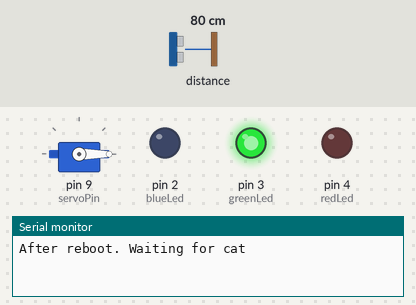
Recording of a sketch running on a simulated Arduino Uno, built with avr-gcc and run on an emulated ATmega328P. Parts: servo, output pins drawn as LEDs (lit = HIGH), the last lines printed to the serial monitor. Dashed ring = blinking. The inputs (shaded band) are chosen by the test bench; at power-on: distance to the obstacle 80 cm.

Above: at 1.2 s.
1.3 s: distance to the obstacle set to 43 cm
2.8 s: distance to the obstacle set to 37 cm
At 5.7 s:
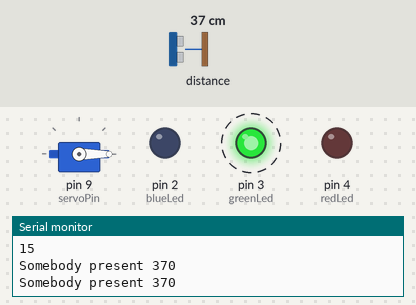
5.8 s: distance to the obstacle set to 60 cm
At 6.7 s:
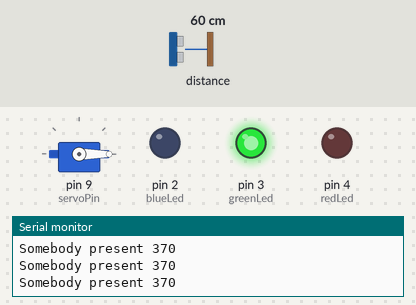
Timing chart, 0 to 8.8 s (numbered marks = the images above; inputs shaded):
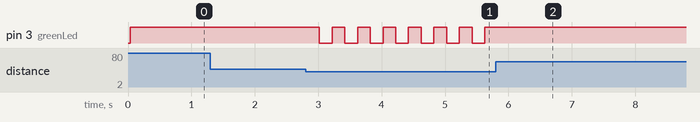

Measured:
- the behaviour switches between 41 and 40 cm on distance to the obstacle (found by bisection; images 0 and 1)
- after the input at 1.3 s, every drawn part: stays the same
- after the input at 2.8 s, pin 3 (greenLed): alternates HIGH for 0.20 s and LOW for 0.20 s, starting after 0.22 s
- after the input at 5.8 s, pin 2 (blueLed): stays LOW (without the input it goes to HIGH after 0.83 s); pin 3 (greenLed): stops changing and stays HIGH

The sketch:

ardnano_lotok.ino
```cpp
#include <Wire.h>
#include <VL53L0X.h>
#include <Servo.h>

VL53L0X sensor;
Servo servo;

int presencePlace = 400;
int maxCheckCount = 25, checkCount = 0, workCount = 0;
int timeForWC = 10000;
unsigned long previousCheckMillis = 0, previousWorkMillis = 0;
const long intervalCheck = 200, intervalWork = 200;
bool ledState = false, checkState = false, checkCat = false, timeToWork = false;;
int blueLed = 2, greenLed = 3, redLed = 4;

#define servoPin 9
#define servoMinImp 640
#define servoMaxImp 2400

void setup(){
  Serial.begin(9600);
  Wire.begin();

  sensor.init();
  sensor.setTimeout(500);
  sensor.setMeasurementTimingBudget(200000);

  pinMode(blueLed, OUTPUT);
  pinMode(greenLed, OUTPUT);
  pinMode(redLed, OUTPUT);

  servo.attach(servoPin, servoMinImp, servoMaxImp);
  servo.write(0);

  Serial.println("After reboot. Waiting for cat");
}

void loop(){
  checkSensor();
  if((!checkCat) and (timeToWork)){
    Serial.println("Time to work!!!");
    letsWork();
    Serial.println("Waiting for cat");
  }
}

void checkSensor(){
  int distanceLaser = sensor.readRangeSingleMillimeters();
  if(distanceLaser == -1){
    Serial.println("Laser sensor not detected");
    rl();
    delay(500);
    el();
    delay(500);
    return;
  }
  if(distanceLaser <= presencePlace){
    Serial.print("Somebody present ");
    Serial.println(distanceLaser);
    checkState = true;
    objectDetected();
  } else {
    if(checkState){ // If count is interrupted
      checkCount = 0;
      checkCat = false;
    }
    gl();
  }
}
void objectDetected(){
  unsigned long currentCheckMillis = millis();
  if (currentCheckMillis - previousCheckMillis >= intervalCheck) {
    previousCheckMillis = currentCheckMillis;
    if(!ledState){ // Blink led - showing that cat is detected
      gl();
      ledState = true;
    } else {
      el();
      ledState = false;
    }
    checkCount++;
    Serial.println(checkCount);
    if(checkCount >= 20){
      bl();
      Serial.println("Ok, waiting");
      delay(timeForWC);
      checkCount = 0;
      checkCat = true;
      timeToWork = true;
    }
  }
}

void bl(){
  digitalWrite(blueLed, HIGH);
  digitalWrite(greenLed, LOW);
  digitalWrite(redLed, LOW);
}

void gl(){
  digitalWrite(blueLed, LOW);
  digitalWrite(greenLed, HIGH);
  digitalWrite(redLed, LOW);
}

void rl(){
  digitalWrite(blueLed, LOW);
  digitalWrite(greenLed, LOW);
  digitalWrite(redLed, HIGH);
}

void el(){ // Empty leds
  digitalWrite(blueLed, LOW);
  digitalWrite(greenLed, LOW);
  digitalWrite(redLed, LOW);
}

void letsWork(){
/*  unsigned long currentWorkMillis = millis();
  if (currentWorkMillis - previousWorkMillis >= intervalWork) {
    previousWorkMillis = currentWorkMillis;
    if(!ledState){ // Blink led - working
      rl();
      ledState = true;
    } else {
      el();
      ledState = false;
    }
    workCount++;
    Serial.println(workCount);
    if(workCount >= 10){
      el();
      timeToWork = false;
      workCount = 0;
    }
  }*/
  rl();
  for(int i=0 ; i<90 ; i++){
    servo.write(i);
    delay(20);
  }
  delay(2000);
  for(int i=90 ; i>=0 ; i--){
    servo.write(i);
    delay(20);
  }
  timeToWork = false;
  el();
}
```
